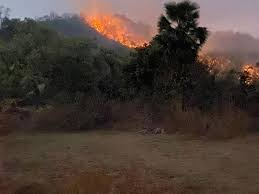
#> input picture images (1).jpeg, 259 x 194 px
$ python -i main.py   (imports and definitions only)
#> lines starting #> are read from the running program, lines starting #| are printed output that depends on the picture; after the words box and inside, x2 and y2 are one past the last pixel; in counts of white or black regions, pixels touching at a corner belong together
#> further down, picture is the input picture: shape (194, 259, 3); mean B, G, R 53.9, 61, 74.3
import cv2
import numpy as np
import streamlit as st

# Define color ranges for fire and smoke detection
fire_lower_range = np.array([0, 50, 50])  # Adjusted lower range for fire detection
fire_upper_range = np.array([35, 255, 255])  # Adjusted upper range for fire detection

smoke_lower_range = np.array([0, 0, 50])  # Adjusted lower range for smoke detection
smoke_upper_range = np.array([180, 50, 200])  # Adjusted upper range for smoke detection

# Function to detect fire and smoke in an image
def detect_fire_and_smoke(image):
    hsv = cv2.cvtColor(image, cv2.COLOR_BGR2HSV)
#> hsv: shape (194, 259, 3); mean H, S, V 35.2, 75.9, 75.4

    # Create masks for fire and smoke detection
    fire_mask = cv2.inRange(hsv, fire_lower_range, fire_upper_range)
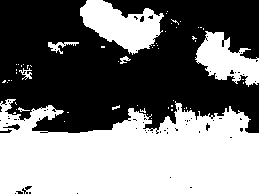
#> fire_mask: shape (194, 259); 47.7% white; 57 white regions (49 under 20 px), largest, box (x1, y1, x2, y2) and area: (0, 99, 259, 194) 19009, (80, 0, 164, 55) 2580, (195, 31, 259, 87) 1946
    smoke_mask = cv2.inRange(hsv, smoke_lower_range, smoke_upper_range)
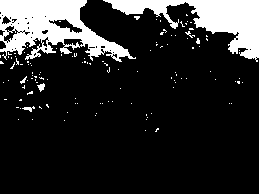
#> smoke_mask: shape (194, 259); 16.5% white; 121 white regions (115 under 20 px)

    # Fire detection contours
    contours, _ = cv2.findContours(fire_mask, cv2.RETR_EXTERNAL, cv2.CHAIN_APPROX_SIMPLE)
#> contours = 57 contours, 51 with area under 20; largest, box (x1, y1, x2, y2) and area: (0, 99, 259, 194) 18694, (80, 0, 164, 55) 2502, (195, 31, 259, 87) 1852, (48, 42, 79, 54) 94, (19, 68, 32, 80) 35, (120, 56, 131, 64) 27
    for contour in contours:
        area = cv2.contourArea(contour)
        if area > 500:  # Only draw contours for significant areas
            x, y, w, h = cv2.boundingRect(contour)
            cv2.rectangle(image, (x, y), (x + w, y + h), (0, 0, 255), 2)
#> this loop made 57 passes
#> (area, x, y, w, h) on passes 19, 46, 57: (18693.5, 0, 99, 259, 95), (1851.5, 195, 31, 64, 56), (2502, 80, 0, 84, 55)
#> area on passes 28, 36, 43: 35, 27, 94.5
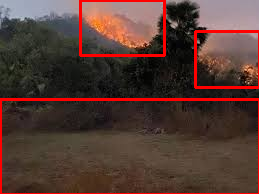
#> image: shape (194, 259, 3); 5.29% of pixels changed, all inside (x1, y1, x2, y2) = (0, 0, 259, 194)

    # Smoke detection contours
    contours, _ = cv2.findContours(smoke_mask, cv2.RETR_EXTERNAL, cv2.CHAIN_APPROX_SIMPLE)
#> contours = 120 contours, 116 with area under 20; largest, box (x1, y1, x2, y2) and area: (0, 0, 136, 62) 4512, (103, 0, 259, 62) 3281, (37, 83, 45, 92) 28, (22, 106, 35, 112) 21
    for contour in contours:
        area = cv2.contourArea(contour)
        if area > 500:  # Only draw contours for significant areas
            x, y, w, h = cv2.boundingRect(contour)
            cv2.rectangle(image, (x, y), (x + w, y + h), (255, 0, 0), 2)
#> this loop made 120 passes
#> (area, x, y, w, h) on passes 119 to 120: (3281, 103, 0, 156, 62), (4512.5, 0, 0, 136, 62)
#> area on passes 16, 34: 21, 28.5
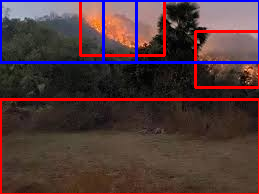
#> image: shape (194, 259, 3); 3.63% of pixels changed, all inside (x1, y1, x2, y2) = (0, 0, 259, 64)

    return image

# Streamlit application
# [13 lines not run here, left out]

>>> import cv2
>>> picture = cv2.imread('images (1).jpeg')
>>> result = detect_fire_and_smoke(picture)

$ run again, on images.jpeg
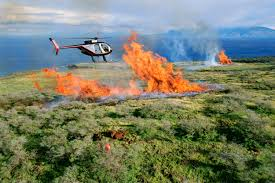
#> input picture images.jpeg, 275 x 183 px
#> picture is the input picture: shape (183, 275, 3); mean B, G, R 107.8, 127.7, 121.2
#> hsv: shape (183, 275, 3); mean H, S, V 57.4, 114.6, 146.4
#> in detect_fire_and_smoke, `fire_mask = cv2.inRange(hsv, fire_lower_range, fire_upper_range)`:
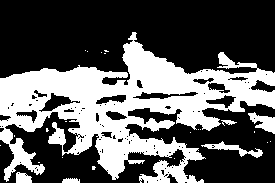
#> fire_mask: shape (183, 275); 36.6% white; 25 white regions (19 under 20 px), largest, box (x1, y1, x2, y2) and area: (0, 32, 275, 183) 17503, (248, 112, 275, 134) 309, (201, 141, 263, 158) 304, (16, 172, 32, 183) 142, (62, 178, 80, 183) 74, (221, 120, 237, 126) 49
#> smoke_mask: shape (183, 275); 7% white; 82 white regions (63 under 20 px)
#> in detect_fire_and_smoke, `contours, _ = cv2.findContours(fire_mask, cv2.RETR_EXTERNAL, cv2.CHAIN..`: contours = 25 contours, 19 with area under 20; largest, box (x1, y1, x2, y2) and area: (0, 32, 275, 183) 18090, (248, 112, 275, 134) 263, (201, 141, 263, 158) 238, (16, 172, 32, 183) 122, (62, 178, 80, 183) 52, (221, 120, 237, 126) 30
#> the loop in detect_fire_and_smoke, `for contour in contours:` made 25 passes
#> (area, x, y, w, h) on pass 25: (18090.5, 0, 32, 275, 151)
#> in detect_fire_and_smoke, `contours, _ = cv2.findContours(smoke_mask, cv2.RETR_EXTERNAL, cv2.CHAI..`: contours = 82 contours, 67 with area under 20; largest, box (x1, y1, x2, y2) and area: (0, 0, 43, 33) 638, (68, 28, 143, 86) 568, (72, 0, 108, 14) 344, (172, 62, 219, 74) 212, (39, 96, 80, 112) 182
#> the loop in detect_fire_and_smoke, `for contour in contours:` made 82 passes
#> (area, x, y, w, h) on passes 69, 82: (568, 68, 28, 75, 58), (637.5, 0, 0, 43, 33)
#> after the loop in detect_fire_and_smoke, `for contour in contours:`:
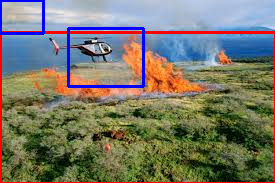
#> image: shape (183, 275, 3); mean B, G, R 106, 120.1, 121.3

$ run again, on Zaca3.jpg
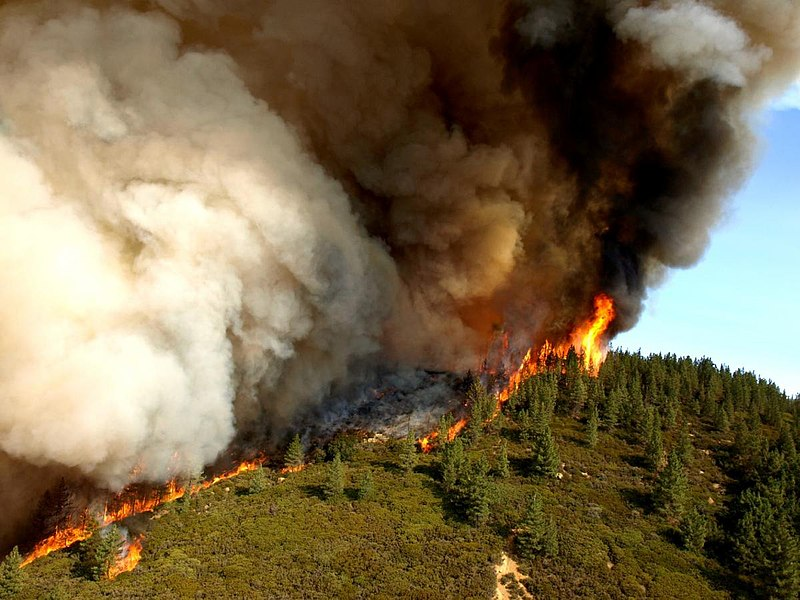
#> input picture Zaca3.jpg, 800 x 600 px
#> picture is the input picture: shape (600, 800, 3); mean B, G, R 77.5, 105.7, 121.2
#> hsv: shape (600, 800, 3); mean H, S, V 24.9, 137.7, 124.5
#> in detect_fire_and_smoke, `fire_mask = cv2.inRange(hsv, fire_lower_range, fire_upper_range)`:
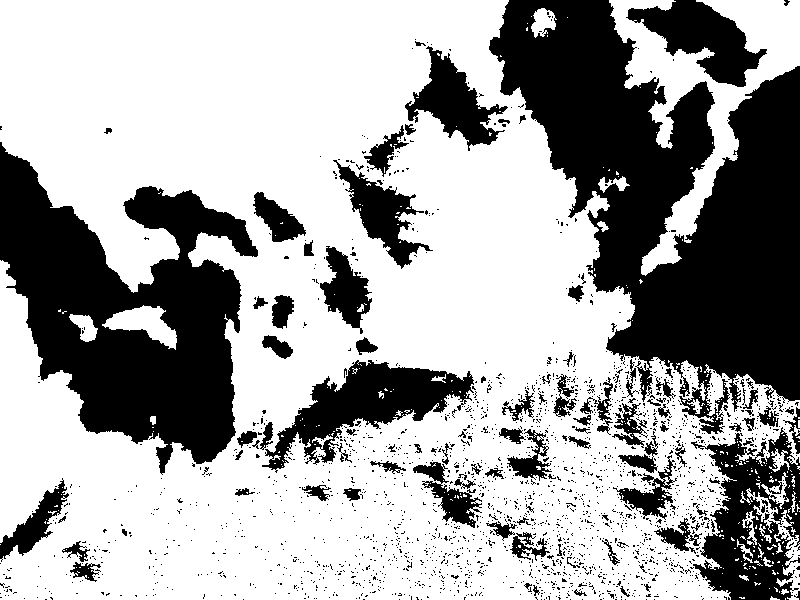
#> fire_mask: shape (600, 800); 65% white; 2112 black regions (2007 under 20 px), largest, box (x1, y1, x2, y2) and area: (489, 0, 800, 434) 68157, (0, 142, 258, 475) 42966, (691, 427, 800, 600) 10084
#> smoke_mask: shape (600, 800); 4.6% white; 218 white regions (182 under 20 px)
#> in detect_fire_and_smoke, `contours, _ = cv2.findContours(fire_mask, cv2.RETR_EXTERNAL, cv2.CHAIN..`: contours = 182 contours, 165 with area under 20; largest, box (x1, y1, x2, y2) and area: (0, 0, 800, 600) 328996, (609, 0, 800, 276) 14122, (102, 305, 177, 350) 1447, (746, 488, 800, 600) 1009, (531, 8, 557, 38) 436
#> the loop in detect_fire_and_smoke, `for contour in contours:` made 182 passes
#> (area, x, y, w, h) on passes 87, 156, 181, 182: (1009, 746, 488, 54, 112), (1447, 102, 305, 75, 45), (14122.5, 609, 0, 191, 276), (328996, 0, 0, 800, 600)
#> in detect_fire_and_smoke, `contours, _ = cv2.findContours(smoke_mask, cv2.RETR_EXTERNAL, cv2.CHAI..`: contours = 217 contours, 193 with area under 20; largest, box (x1, y1, x2, y2) and area: (626, 0, 769, 87) 5442, (607, 66, 800, 348) 5126, (312, 246, 372, 334) 2265, (360, 380, 452, 429) 1248, (191, 334, 236, 467) 1148
#> the loop in detect_fire_and_smoke, `for contour in contours:` made 217 passes
#> (area, x, y, w, h) on passes 97, 104, 127, 170, 180, 196, 211, 217: (1248.5, 360, 380, 92, 49), (791, 308, 376, 42, 59), (717.5, 340, 362, 47, 50), (1148, 191, 334, 45, 133), (512, 271, 294, 23, 35), (2265, 312, 246, 60, 88), (5126, 607, 66, 193, 282), (5442.5, 626, 0, 143, 87)
#> after the loop in detect_fire_and_smoke, `for contour in contours:`:
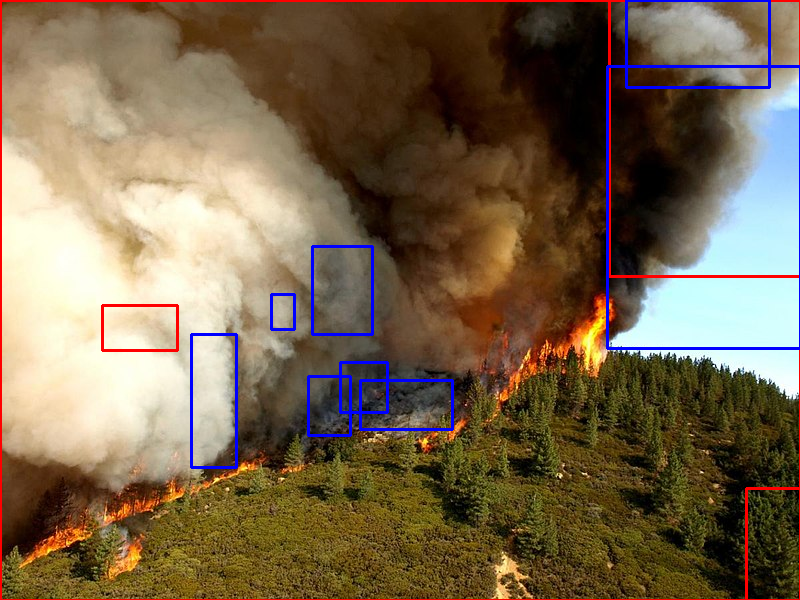
#> image: shape (600, 800, 3); mean B, G, R 79.2, 102.7, 121.1
